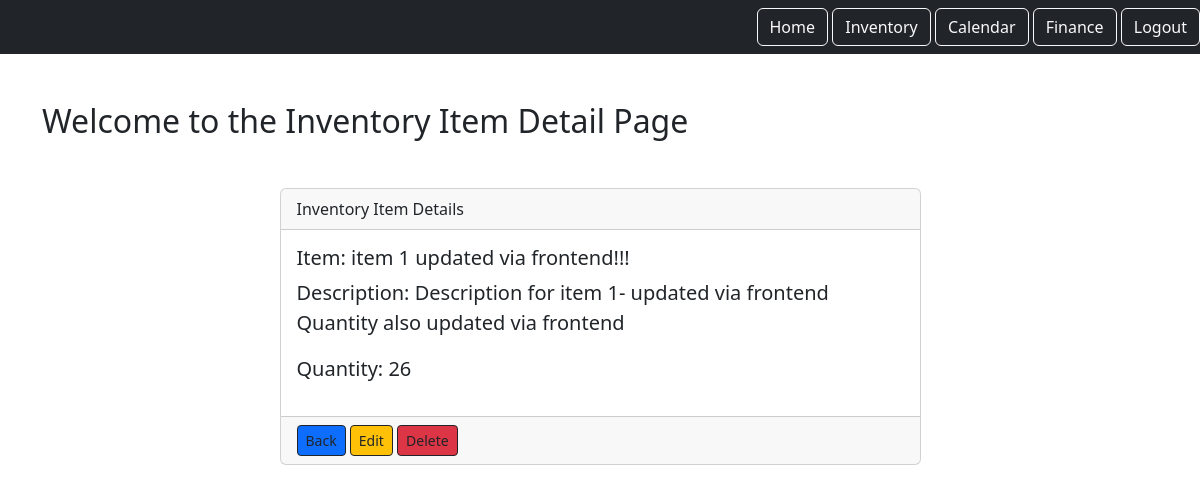
The app's page /inventory/1 (signed in), older data.
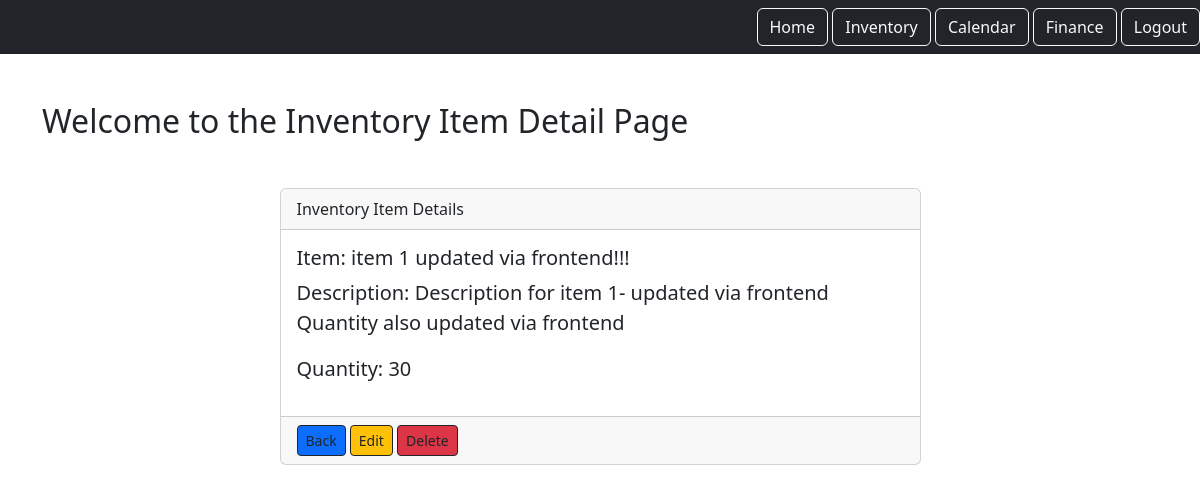
The same page, newer data.
### inventory_component/models.py (models this page shows)
class Inventory(models.Model):
    item = models.CharField(max_length=255)
    description = models.TextField()
    quantity = models.PositiveIntegerField()
    user = models.ForeignKey(User, on_delete=models.CASCADE, related_name='items')

### inventory_component/views.py (the view)
# urls.py: path('<int:pk>', views.InventoryItemDetail.as_view(), name="item.detail"),
class InventoryItemDetail(LoginRequiredMixin, DetailView):
    model = Inventory
    context_object_name = "item"
    template_name = "inventory_detail.html"
    login_url = '/login'
    def get_queryset(self):
        return self.request.user.items.all()

### inventory_component/templates/inventory_detail.html (shortened to what this page needs)
{% extends 'base.html' %}
{% load static %}
{% block content %}
<div class="row">
    <div class="col">
        <div class="item_list_heading mb-5">
            <h1 class="fs-2">Welcome to the Inventory Item Detail Page</h1>
        </div>
    </div>
</div>
<div class="row">
    <div class="col-md-7 mx-auto">
        <div class="card">
            <div class="card-header">Inventory Item Details</div>
            <div class="card-body">
                <h1 class="fs-5">Item: {{ item.item }}</h1>
                <p class="fs-5">Description: {{ item.description }}</p>
                <p class="fs-5">Quantity: {{ item.quantity }}</p>
            </div>
            <div class="card-footer">
                <a href="{% url 'inventory_list' %}" class="btn btn-sm btn-primary btn-outline-dark">Back</a>
                <a href="{% url 'item.update' pk=item.id %}" class="btn btn-sm btn-warning btn-outline-dark">Edit</a>
                <a href="{% url 'item.delete' pk=item.id %}" class="btn btn-sm btn-danger btn-outline-dark">Delete</a>
            </div>
        </div>
    </div>
</div>
{% endblock content %}

### static/templates/base.html (shortened to what this page needs)
{% load static %}
<!DOCTYPE html>
<html lang="en">
  <head>
    <link
      href="https://cdn.jsdelivr.net/npm/bootstrap@5.3.0-alpha1/dist/css/bootstrap.min.css"
      rel="stylesheet"
    />
    <link rel="stylesheet" href="{% static 'css/style.css' %}">
  </head>
  <body>
    <nav class="navbar navbar-dark bg-dark">
        <div class="ms-auto">
          {% if user.is_authenticated %}
          <a href="{% url 'home' %}" class="btn btn-outline-light">Home</a>
          <a href="{% url 'inventory_list' %}" class="btn btn-outline-light">Inventory</a>
          <a href="{% url 'calendar_component:calendar' %}" class="btn btn-outline-light">Calendar</a>
          <a href="#" class="btn btn-outline-light">Finance</a>
          <a href="{% url 'logout' %}" class="btn btn-outline-light">Logout</a>
          {% endif %}
        </div>
    </nav>
    <div class="container my-5">
        {% block content %}
        {% endblock %}
    </div>
  </body>
</html>

### static/css/style.css (style rules this page uses)
a { color: #17a2b8; }

Row changes from the older to the newer data that the page shows:
changed Inventory "item 1 updated via frontend!!!": quantity "26" → "30"
